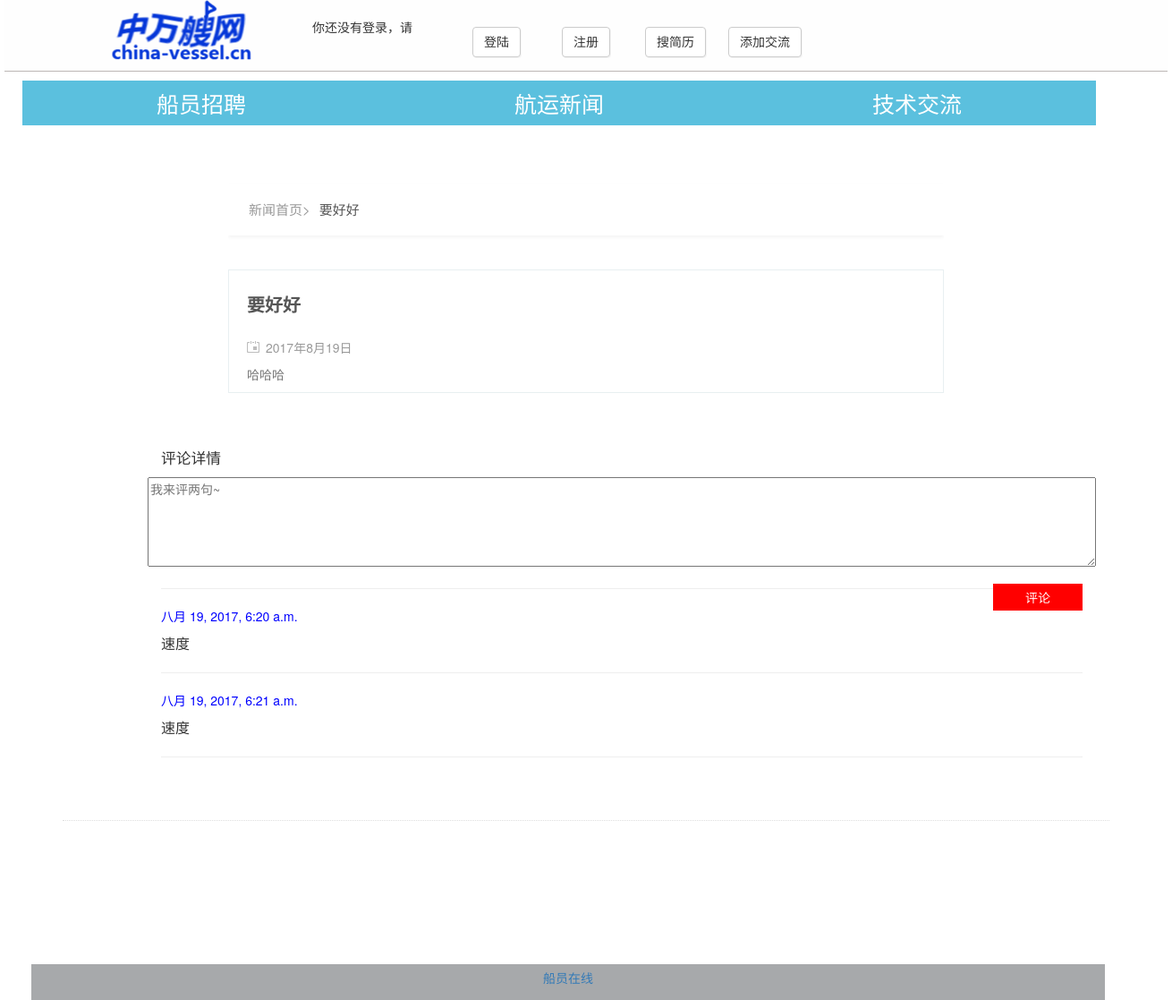
The app's page /article/1 with its own data.
### shipmanager/models.py (models this page shows, shortened)
class Article(models.Model):
    objects = ArticleManage()
    title = models.CharField('标题', max_length=70)
    body = models.TextField(' 正文')
    created_time = models.DateTimeField('创建时间', null=True, auto_now_add=True)
    last_modified_time = models.DateTimeField('修改时间',auto_now_add=True)
    status = models.CharField('文章状态', max_length=1)
    abstract = models.CharField('摘要', max_length=54, blank=True, null=True, help_text="可选，如若为空将摘取正文的前54个字符")
    class Meta:
        ordering = ['-last_modified_time']

class BlogComment(models.Model):
    user_name = models.CharField('评论者名字', max_length=100)
    user_email = models.EmailField('评论者邮箱', max_length=255)
    body = models.TextField('评论内容')
    created_time = models.DateTimeField('评论发表时间', auto_now_add=True)
    article = models.ForeignKey('Article', verbose_name='评论所属文章', on_delete=models.CASCADE)

### shipmanager/views.py (the view)
# urls.py: url(r'^article/(?P<article_id>\d+)$', views.ArticleDetailView.as_view(), name='detail'),
class ArticleDetailView(DetailView):
    model = Article
    template_name = "news/detail.html"
    context_object_name = "article"
    pk_url_kwarg = 'article_id'
    def get_object(self, queryset=None):
        obj = super(ArticleDetailView, self).get_object()
        obj.body = markdown2.markdown(obj.body, extras=['fenced-code-blocks'], )
        return obj
    def get_context_data(self, **kwargs):
        kwargs['comment_list'] = self.object.blogcomment_set.all()
        kwargs['form'] = BlogCommentForm()
        return super(ArticleDetailView, self).get_context_data(**kwargs)

### shipmanager/forms.py
class BlogCommentForm(forms.ModelForm):
    class Meta:
        model = BlogComment
        fields = ['body']
        widgets = {
            'body': forms.Textarea(attrs={'placeholder': '我来评两句~'}),
        }

### templates/news/detail.html
{% extends 'base.html' %}
{% block content %}
    <div class="container">
        <div class="row">
            <div id="bd" class="wrp clear-fix">
                <div id="main">
                    <div id="detail-title">
                        <ul id="single-nav">
                            <li><a href="{% url 'shipmanager:News' %}">新闻首页></a></li>
                            <li class="title-active"><a href="{% url 'shipmanager:detail' article.pk %}"
                                                        rel="bookmark">{{ article.title }}</a>
                            </li>
                        </ul>
                    </div>
                    <div id="post-1951"
                         class="post-1951 post type-post status-publish format-standard hentry category-meida-report">
                        <div class="post-hd">
                            <h1 class="title">{{ article.title }}</h1>
                        </div>
                        <div class="date-read">
                            <i class="icon-date"></i><span
                                class="date">{{ article.last_modified_time|date:"Y年n月d日" }}</span>
                        </div>
                        <div class="post-bd">
                            {{ article.body |safe }}
                        </div>
                    </div>
                </div>
            </div>
            {% include 'news/comment.html' %}
        </div>
    </div>
{% endblock %}

### templates/news/comment.html (shortened to what this page needs)
<div class="comment">
    <div class="comment-main">
        <p class="head">评论详情</p>
        <form method="post" action="{% url 'shipmanager:comment' article.pk %}">
            <div class="row">
                {% for field in form %}
                    {{ field }}
                    <br>
                {% endfor %}
            </div>
            <button type="submit" class="com-button">评论</button>
        </form>
        <hr>
        {% for comment in comment_list %}
            <div class="main-content">
                <time class="time">{{ comment.created_time }}</time>
                <div class="comment-content">
                    {{ comment.body }}
                </div>
            </div>
            <hr>
        {% endfor %}
    </div>
</div>

### records on screen
Article: title "要好好", last_modified_time "2017年8月19日", body "哈哈哈"
BlogComment: created_time "八月 19, 2017, 6:20 a.m.", body "速度"
BlogComment: created_time "八月 19, 2017, 6:21 a.m.", body "速度"
